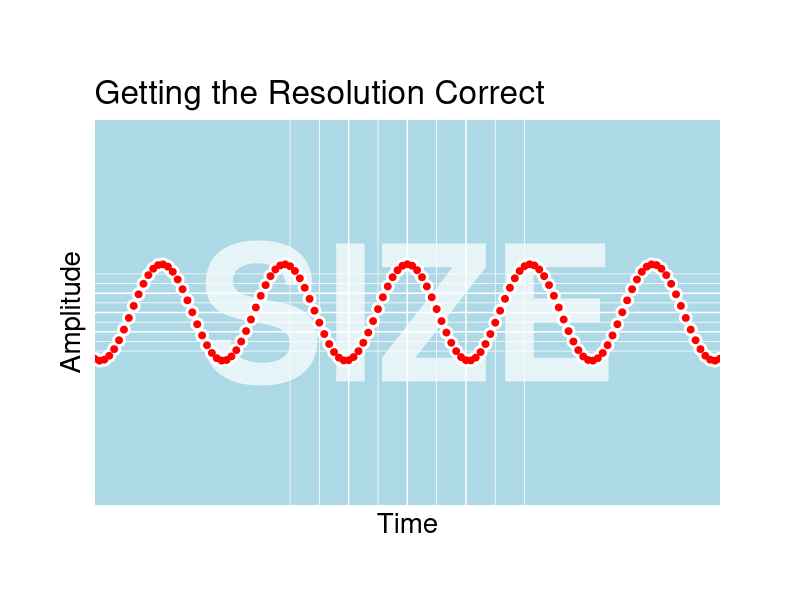
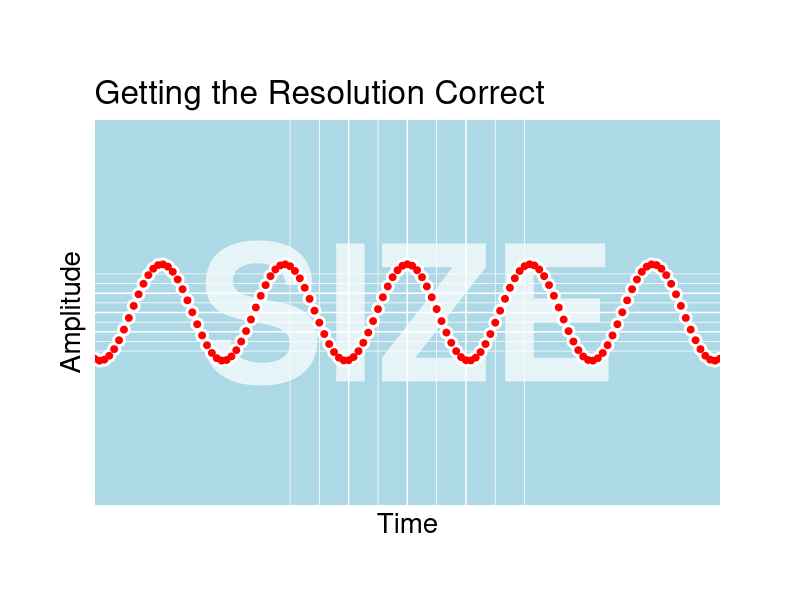

These figures' R source, in order: (Note: this script raises an error after producing the figures.)
# clear the workspace!
# this is important to zero-out ambient theme adjustments!
rm(list=ls())
ls()

if (F) {
  install.packages('ggplot')
  install.packages('png')
  # install.packages('ggfx')
}

library(ggplot2)
library(png)
# library(ggfx) # with_shadow

theme_set(theme_gray())

steps <- seq(-16,16,0.25)
wave <- data.frame(Time=steps,Amplitude=cos(steps))
  
p = ggplot(wave,aes(Time,Amplitude,colour='cosine')) +
  scale_color_manual(values=c('tomato'),name='wave') +
  scale_x_continuous(
    expand=c(0,0), 
    limits=c(-16,16),
    breaks=c(-3,0,3)) +
  scale_y_continuous(
    expand=c(0,0), 
    limits=c(-4,4),
    breaks=c(-0.4,0,0.4)) +
  xlab(label='Time') +
  ylab(label='Amplitude') +
  theme(
    text=element_text(size=unit(20,'pt')),
    plot.margin=margin(4,4,3,3,'lines'),
    #plot.window=,
    panel.background=element_rect(fill='lightblue'),
    axis.ticks=element_blank(),
    axis.text=element_blank(),
    legend.text=element_text(),
    legend.direction='horizontal',
    legend.position=c(0.85,0.9),
    legend.background=element_rect(fill='white'),
    legend.key=element_blank(),
    legend.title=element_text(size=unit(15,'pt')),
    legend.margin=margin(c(0.5,1,0.5,1),unit="lines")
  ) +
  ggtitle('Getting the Resolution Correct') +  
  annotate('text', 0, 0, label='SIZE', color='white', alpha=0.7,
    family='sans', fontface='bold', size=unit(48,'pt')) +
  geom_point(color='white',size=4) +
  geom_point(color='red',size=2)
  # with_shadow(geom_point(size=2),sigma=5,x_offset=0,y_offset=30,colour='#8cc6d9')



p

p$layers[[1]]$aes_params$size # annotation dim

theme_get()$text$size

p

png('resolution/output/PLOTA.png', width=898, height=698) 
p$layers[[1]]$aes_params$size <- unit(72,'pt')
plot(p + (theme(text = element_text(size=unit(22,'pt')))))
plot(p)
dev.off()


ggsave(
  filename = 'plot-2x4x3x200.png', 
  plot = p,
  device = png, 
  path = 'resolution/output',
  scale = 2, # +/- dimension
  width = 4,
  height = 3, 
  units = c('in'),
  dpi = 200 # +/- resolution
)

ggsave(
  filename = 'plot-3x3x2x200.png', 
  plot = p,
  device = png, 
  path = 'resolution/output',
  scale = 3.25, # +/- dimension
  width = 3,
  height = 2.25, 
  units = c('in'),
  dpi = 200 # +/- resolution
)


